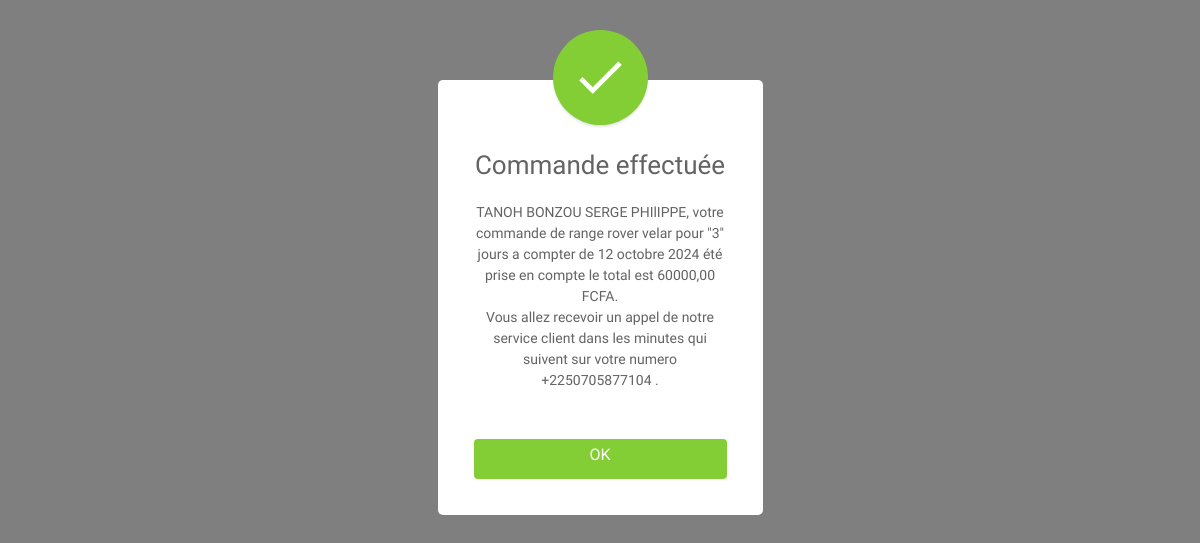
The app's page /afficher/1/ with its own data.
### charo/models.py (models this page shows, shortened)
class Commande(models.Model):
    article=models.ForeignKey(Article,on_delete=models.CASCADE)
    nom=models.CharField(max_length=50)
    prenom=models.CharField(max_length=150)
    email=models.EmailField(max_length=100)
    date_debut=models.DateField(max_length=100)
    nbre_jours=models.PositiveIntegerField()
    numero=models.CharField(max_length=70)
    date_commande = models.DateTimeField(default=timezone.now)

class Article(models.Model):# forcement heriter de la classe models.model qui est un module python
    user=models.ForeignKey(User,on_delete=models.CASCADE,null=True)
    nom=models.CharField(max_length=50,default="non name") # le titre qui sera en chaine de caractere et qui à pour taille 50
    Category=models.ForeignKey(category,on_delete=models.CASCADE) # la clee etrangere  puis cascade pour la supression de toutes les articles d'une categories
    description=models.TextField() # la description aura comme type texte
    kilometrage=models.CharField(max_length=50,default="1")
    transmission=models.CharField(max_length=50,default="1")
    carburant=models.CharField(max_length=100,default="1")
    prix = models.DecimalField(default=0.0, max_digits=10, decimal_places=2)
    image1=models.ImageField(blank=True) # on declare notre image de type image
    image2=models.ImageField(null=True,blank=True) # on declare notre image de type image
    image3=models.ImageField(null=True,blank=True) # on declare notre image de type image
    created_at=models.DateTimeField(auto_now_add=True)# veut dire de mettre la date actuel  lorsqu'on ajoute un element
    updated_at=models.DateTimeField(auto_now=True)

### charo/views.py (the view)
# urls.py: path('afficher/<int:id_commande>/', recup, name='afficher'),
def recup(request, id_commande):
    commande = Commande.objects.get(id=id_commande)
    article = commande.article
    nom_client = commande.nom
    prenom_client=commande.prenom
    num_client = commande.numero
    date_debut = commande.date_debut
    nbre_jours =commande.nbre_jours
    context = {
        "nom_client": nom_client,
        "prenom_client":prenom_client,
        "nom_article": article.nom,
        "numero": num_client,
        "date_debut":date_debut,
        "nbre_jours":nbre_jours,
        "total": ((article.prix * nbre_jours)),
    }
    return render(request, "effectuer.html", context)

### charo/templates/effectuer.html (shortened to what this page needs)
<!DOCTYPE html>
<html lang="en">
<head>
<link rel="stylesheet" href="https://stackpath.bootstrapcdn.com/bootstrap/4.5.0/css/bootstrap.min.css">
<link rel="stylesheet" href="https://maxcdn.bootstrapcdn.com/font-awesome/4.7.0/css/font-awesome.min.css">
</head>
<body>
<div id="myModal" class="modal fade">
	<div class="modal-dialog modal-confirm">
		<div class="modal-content">
			<div class="modal-header">
				<div class="icon-box">
					<i class="material-icons">&#xE876;</i>
				</div>
				<h4 class="modal-title w-100">Commande effectuée</h4>
			</div>
			<div class="modal-body">
				<p class="text-center">{{ nom_client }} {{ prenom_client }}, votre commande de {{ nom_article }}  pour  "{{ nbre_jours }}" jours  a compter de {{ date_debut }} été prise en compte le total est {{total}} FCFA.<br> Vous allez recevoir un appel de notre service
                    client dans les minutes qui suivent sur votre numero {{ numero }} .</p>
			</div>
			<div class="modal-footer">
				<a href="{% url 'home' %}" class="btn btn-success btn-block">OK</a>
			</div>
		</div>
	</div>
</div>
</body>
</html>

### charo/templates/effectuer.html (style rules this page uses)
body { font-family: 'Varela Round', sans-serif; }
.modal-confirm { color: #636363; width: 325px; font-size: 14px; }
.modal-confirm .modal-content { padding: 20px; border-radius: 5px; border: none; }
.modal-confirm .modal-header { border-bottom: none; position: relative; }
.modal-confirm h4 { text-align: center; font-size: 26px; margin: 30px 0 -15px; }
.modal-confirm .form-control, .modal-confirm .btn { min-height: 40px; border-radius: 3px; }
.modal-confirm .modal-footer { border: none; text-align: center; border-radius: 5px; font-size: 13px; }
.modal-confirm .icon-box { color: #fff; position: absolute; margin: 0 auto; left: 0; right: 0; top: -70px; width: 95px; height: 95px; border-radius: 50%; z-index: 9; background: #82ce34; padding: 15px; text-align: center; box-shadow: 0px 2px 2px rgba(0, 0, 0, 0.1); }
.modal-confirm .icon-box i { font-size: 58px; position: relative; top: 3px; }
.modal-confirm.modal-dialog { margin-top: 80px; }
.modal-confirm .btn { color: #fff; border-radius: 4px; background: #82ce34; text-decoration: none; transition: all 0.4s; line-height: normal; border: none; }

### records on screen
Commande: nom "TANOH", prenom "BONZOU SERGE PHIlIPPE", date_debut "12 octobre 2024", numero "+2250705877104"
Article: nom "range rover velar"

### other values on screen
{{ nbre_jours }} "3"
{{ total }} "60000,00"
